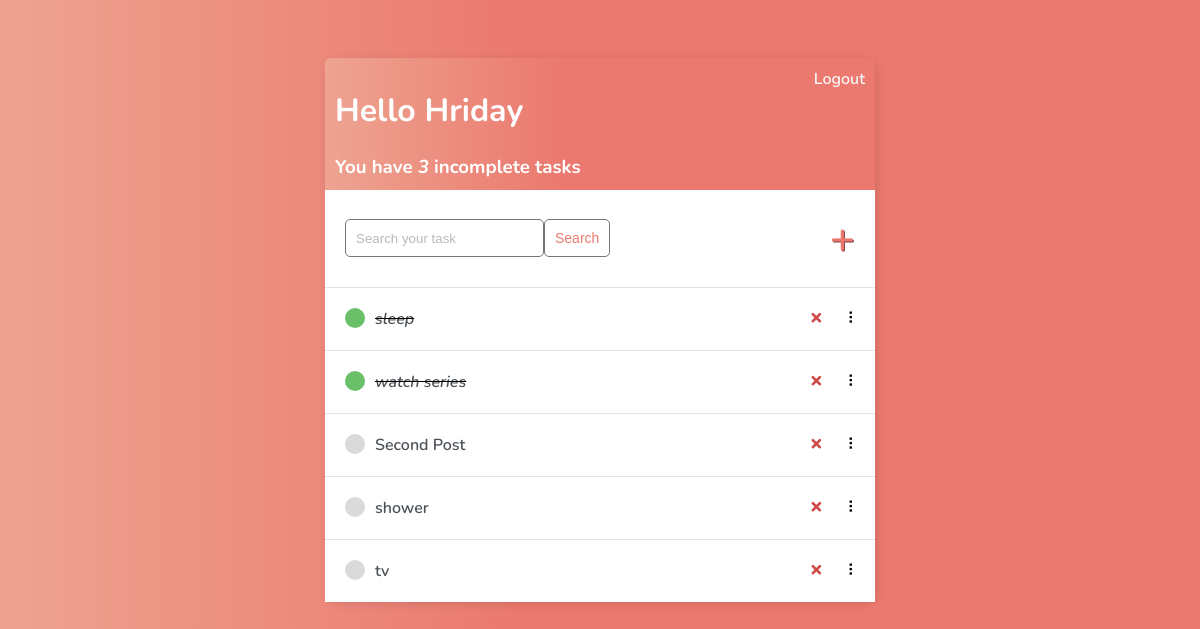
The app's page / (signed in), older data.
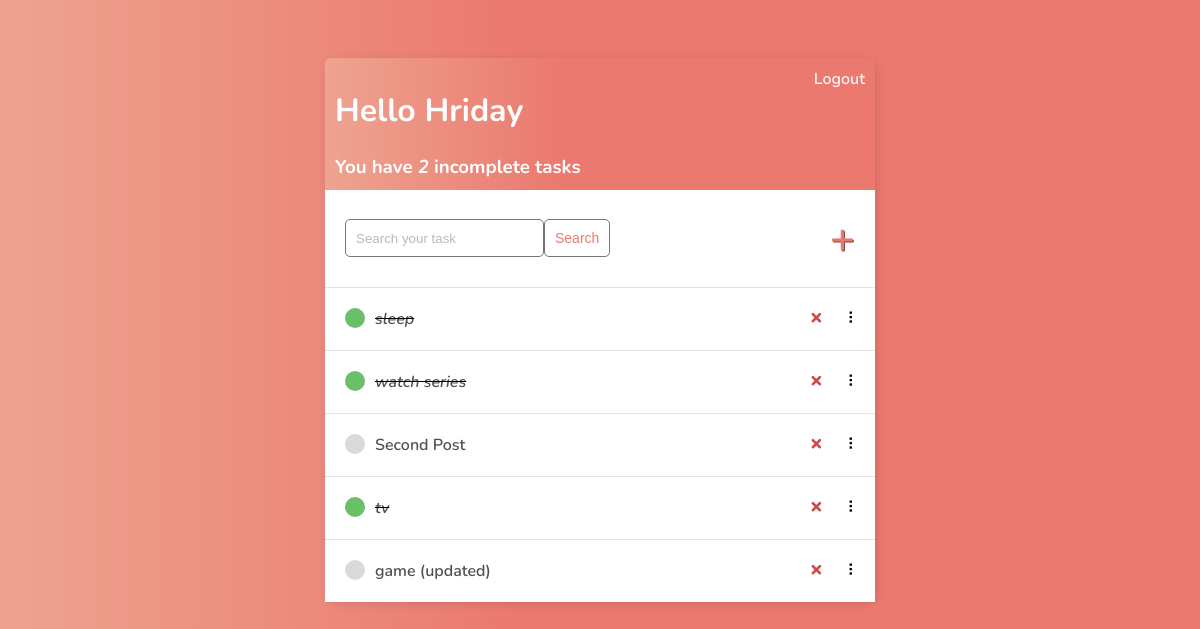
The same page, newer data.
### base/models.py (models this page shows, shortened)
class Task(models.Model):
    user = models.ForeignKey(
        User, on_delete=models.CASCADE, null=True, blank=True)
    title = models.CharField(max_length=255)
    description = models.TextField(null=True, blank=True)
    complete = models.BooleanField(default=False)
    create = models.DateTimeField(auto_now_add=True)
    def __str__(self):
        return self.title

### base/views.py (the view)
# urls.py: path('', TaskList.as_view(), name='tasks'),
class TaskList(LoginRequiredMixin, ListView):
    model = Task
    context_object_name = 'tasks'
    def get_context_data(self, **kwargs):
        context = super().get_context_data(**kwargs)
        context['tasks'] = context['tasks'].filter(user=self.request.user)
        context['count'] = context['tasks'].filter(complete=False).count()
        search_input = self.request.GET.get('search-area') or ''
        if search_input:
            context['tasks'] = context['tasks'].filter(
                title__startswith=search_input)
        context['search_input'] = search_input
        return context

### base/templates/base/task_list.html (shortened to what this page needs)
{% extends 'base/main.html' %}
{% block content %}
<div class="header-bar">
    <div>
        <h1>Hello {{request.user|title}}</h1>
        <h3 style="margin:0">You have <i>{{count}}</i> incomplete task{{ count|pluralize:"s" }}</h3>
    </div>
    {% if request.user.is_authenticated %}
    <a href="{% url 'logout' %}">Logout</a> {% else %}
    <a href="{% url 'login' %}">Login</a> {% endif %}
</div>
<div id="search-add-wrapper">
    <form method="GET" style="display: flex;">
        <input type='text' name='search-area' placeholder="Search your task" value="{{search_input}}">
        <input class="button" type="submit" value='Search'>
    </form>
    {% if tasks|length > 0 %}
    <a id="add-link" href="{% url 'task-create' %}">&#x2b;</a>
    {% endif %}
</div>
<div id="tasklist" class="task-items-wrapper">
    {% for task in tasks %}
    <div class="task-wrapper" data-position="{{task.pk}}">
        <div class="task-title">
            {% if task.complete %}
            <div class="task-complete-icon"></div>
            <i><s><a href="{% url 'task-update' task.id %}">{{task}}</a></s></i> {% else %}
            <div class="task-incomplete-icon"></div>
            <a href="{% url 'task-update' task.id %}">{{task}}</a> {% endif %}
        </div>
        <div class="task-controls">
            <a class="delete-link" href="{% url 'task-delete' task.id %}">&#215;</a>
            <span class="handle">&nbsp;&#10247;</span>
        </div>
    </div>
    {% empty %}
    <div style="text-align: center; padding-bottom: 10px; line-height: 1em;">
        <h3>No new tasks are created.</h3>
        <h3>Create a <a style="text-decoration: none; color: #e53935;" href="{% url 'task-create' %}">New task</a> !
        </h3>
    </div>
    {% endfor %}
</div>
{% endblock content %}

### base/templates/base/main.html (shortened to what this page needs)
<!DOCTYPE html>
<html lang="en">
    <head>
    </head>
    <body>
        <div class="container">
            {% block content %} {% endblock content %}
        </div>
    </body>
</html>

### base/templates/base/main.html (style rules this page uses)
body { background: linear-gradient(90deg, #EEA390 0%, #EB796F 43%, #EB796F 100%); font-family: 'Nunito', sans-serif; padding-top: 50px; border-radius: 10px; }
h1, h2, h3, h4, h5, h6, { font-family: 'Raleway', sans-serif; }
a, p { color: #4b5156 }
a { font-weight: 600; }
.container { max-width: 550px; margin: auto; background-color: #fff; -webkit-box-shadow: 2px 2px 13px -4px rgba(0, 0, 0, 0.21); box-shadow: 2px 2px 13px -4px rgba(0, 0, 0, 0.21); border-radius: inherit; }
input { outline: none; border: none; }
.header-bar { display: flex; justify-content: space-between; color: #fff; padding: 10px; border-radius: 5px 5px 0 0; background: linear-gradient(90deg, #EEA390 0%, #EB796F 43%, #EB796F 100%); }
.header-bar a { color: rgb(247, 247, 247); text-decoration: none; }
.task-wrapper { display: flex; align-items: center; justify-content: space-between; background-color: #fff; border-top: 1px solid #dfe4ea; overflow: hidden; }
.task-title { display: flex; padding: 20px; }
.task-title a { text-decoration: none; color: #4b5156; margin-left: 10px; }
.task-complete-icon { height: 20px; width: 20px; background-color: rgb(105, 192, 105); border-radius: 50%; }
.task-incomplete-icon { height: 20px; width: 20px; background-color: rgb(218, 218, 218); border-radius: 50%; }
.delete-link { text-decoration: none; font-weight: 900; color: #cf4949; font-size: 22px; line-height: 0; padding: 20px 0px; }
.handle { display: inline-block; padding: 20px 16px; cursor: grab; user-select: none; }
.handle:after, .handle:before { display: block; content: ""; }
#add-link { color: #EB796F; text-decoration: none; font-size: 42px; text-shadow: 1px 1px #81413b; }
#search-add-wrapper { display: flex; justify-content: space-between; align-items: center; padding: 20px; }
input[type=text], input[type=password], textarea { border: 1px solid #757575; border-radius: 5px; padding: 10px; width: 90%; }
::placeholder { font-weight: 300; opacity: 0.5; }
.button { border: 1px solid #757575; background-color: #FFF; color: #EB796F; padding: 10px; font-size: 14px; border-radius: 5px; cursor: pointer; text-decoration: none; }

Row changes from the older to the newer data that the page shows:
removed Task: title "shower"
changed Task "tv": complete False → True (drawn)
added Task: title "game (updated)"
Text that changed along with them:
{{ count }}: "3" → "2"
